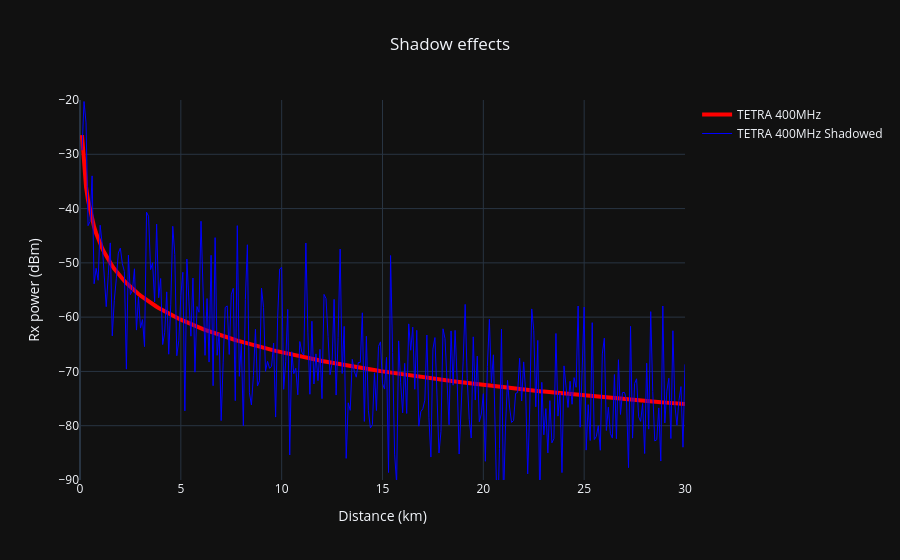

Notebook source saved alongside this figure:
### Markdown cell above
### Received Power vs Distance

The shadowed curve fluctuates around the deterministic baseline (thick red line).

Local variations can both improve and degrade received power at any given distance,

illustrating why a single deterministic link budget is insufficient to characterise

real-world coverage — especially near the coverage boundary.

### Code cell
fig = go.Figure()

fig.add_trace(go.Scatter(x=distance, y=rx_tetra, name="TETRA 400MHz", line=dict(color="red", width=4)))

fig.add_trace(go.Scatter(x=distance, y=rx_tetra_shadow, name="TETRA 400MHz Shadowed", line=dict(color="blue",width=1)))

fig.update_layout(
    template='plotly_dark',
    title=dict(text ='Shadow effects', x=0.5),
    xaxis=dict(range=[0, 30]), xaxis_title='Distance (km)',
    yaxis=dict(range=[-90, -20]), yaxis_title='Rx power (dBm)',

)

### Figure 1 — Plotly figure (JSON) as saved in the notebook; plotly's stock layout.template omitted (floating-point values rounded to 4 significant figures; data arrays with more than 128 entries replaced by an {"elided": "..."} marker saying what was removed)
{"data": [{"line": {"color": "red", "width": 4}, "name": "TETRA 400MHz", "x": {"elided": "300 float values"}, "y": {"elided": "300 float values"}, "type": "scatter"}, {"line": {"color": "blue", "width": 1}, "name": "TETRA 400MHz Shadowed", "x": {"elided": "300 float values"}, "y": {"elided": "300 float values"}, "type": "scatter"}], "layout": {"title": {"text": "Shadow effects", "x": 0.5}, "xaxis": {"range": [0, 30], "title": {"text": "Distance (km)"}}, "yaxis": {"range": [-90, -20], "title": {"text": "Rx power (dBm)"}}}}
